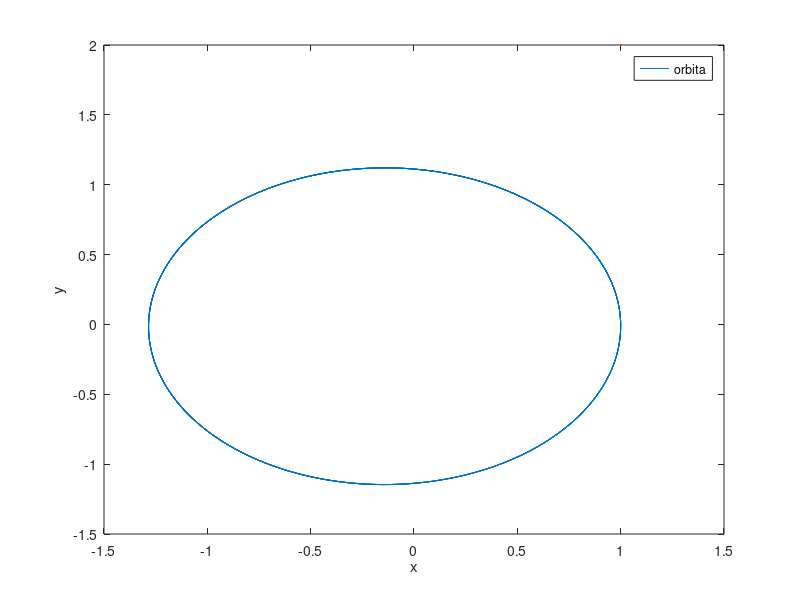

Write MATLAB code to recreate this figure.

H=1/208;

t=0:H:10;

%valores iniciales
x=1;
vX=0;
y=0;
vY=1.5*pi;
a=39.5;
B=-1.5;


for i=1:numel(t)-1
    
    Qx=(-a*x(i)*(x(i)^2+y(i)^2)^B);
    Qy=(-a*y(i)*(x(i)^2+y(i)^2)^B);
    
    vX(i+1)= vX(i) + H*Qx/2;
    vY(i+1)= vY(i) + H*Qy/2;
    
    x(i+1) = x(i) + vX(i+1)*H;
    y(i+1) = y(i) + vY(i+1)*H;
    
    

end

plot(x,y,1,2);
    ylabel('y')
    xlabel('x')
    legend('orbita')